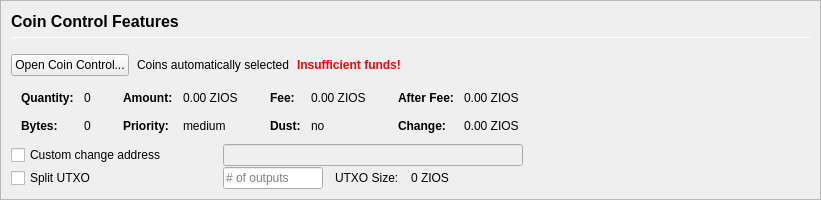
         <widget class="QFrame" name="frameCoinControl">
          <property name="sizePolicy">
           <sizepolicy hsizetype="Expanding" vsizetype="Expanding">
            <horstretch>0</horstretch>
            <verstretch>0</verstretch>
           </sizepolicy>
          </property>
          <property name="maximumSize">
           <size>
            <width>16777215</width>
            <height>16777215</height>
           </size>
          </property>
          <property name="frameShape">
           <enum>QFrame::StyledPanel</enum>
          </property>
          <property name="frameShadow">
           <enum>QFrame::Sunken</enum>
          </property>
          <layout class="QVBoxLayout" name="verticalLayoutCoinControl2">
           <property name="spacing">
            <number>0</number>
           </property>
           <property name="leftMargin">
            <number>0</number>
           </property>
           <property name="topMargin">
            <number>0</number>
           </property>
           <property name="rightMargin">
            <number>0</number>
           </property>
           <property name="bottomMargin">
            <number>0</number>
           </property>
           <item>
            <widget class="QFrame" name="frameCoinControl_BG">
             <layout class="QVBoxLayout" name="verticalLayoutCoinControl" stretch="0,0,0,0,0,0">
              <property name="spacing">
               <number>1</number>
              </property>
              <property name="leftMargin">
               <number>10</number>
              </property>
              <property name="topMargin">
               <number>10</number>
              </property>
              <item>
               <layout class="QHBoxLayout" name="horizontalLayoutCoinControl1">
                <property name="bottomMargin">
                 <number>15</number>
                </property>
                <item>
                 <layout class="QVBoxLayout" name="verticalLayout_3">
                  <property name="spacing">
                   <number>6</number>
                  </property>
                  <item>
                   <widget class="QLabel" name="labelCoinControlFeatures">
                    <property name="sizePolicy">
                     <sizepolicy hsizetype="Preferred" vsizetype="Maximum">
                      <horstretch>0</horstretch>
                      <verstretch>0</verstretch>
                     </sizepolicy>
                    </property>
                    <property name="minimumSize">
                     <size>
                      <width>0</width>
                      <height>20</height>
                     </size>
                    </property>
                    <property name="font">
                     <font>
                      <pointsize>12</pointsize>
                      <weight>75</weight>
                      <bold>true</bold>
                     </font>
                    </property>
                    <property name="styleSheet">
                     <string notr="true">font-weight:bold;</string>
                    </property>
                    <property name="text">
                     <string>Coin Control Features</string>
                    </property>
                   </widget>
                  </item>
                  <item>
                   <widget class="Line" name="line">
                    <property name="minimumSize">
                     <size>
                      <width>0</width>
                      <height>1</height>
                     </size>
                    </property>
                    <property name="maximumSize">
                     <size>
                      <width>16777215</width>
                      <height>1</height>
                     </size>
                    </property>
                    <property name="orientation">
                     <enum>Qt::Horizontal</enum>
                    </property>
                   </widget>
                  </item>
                 </layout>
                </item>
               </layout>
              </item>
              <item>
               <layout class="QHBoxLayout" name="horizontalLayoutCoinControl2" stretch="0,0,0,0">
                <property name="spacing">
                 <number>8</number>
                </property>
                <property name="bottomMargin">
                 <number>10</number>
                </property>
                <item>
                 <widget class="QPushButton" name="pushButtonCoinControl">
                  <property name="styleSheet">
                   <string notr="true"/>
                  </property>
                  <property name="text">
                   <string>Open Coin Control...</string>
                  </property>
                  <property name="autoDefault">
                   <bool>false</bool>
                  </property>
                 </widget>
                </item>
                <item>
                 <widget class="QLabel" name="labelCoinControlAutomaticallySelected">
                  <property name="text">
                   <string>Coins automatically selected</string>
                  </property>
                  <property name="margin">
                   <number>5</number>
                  </property>
                 </widget>
                </item>
                <item>
                 <widget class="QLabel" name="labelCoinControlInsuffFunds">
                  <property name="font">
                   <font>
                    <weight>75</weight>
                    <bold>true</bold>
                   </font>
                  </property>
                  <property name="styleSheet">
                   <string notr="true">color:red;font-weight:bold;</string>
                  </property>
                  <property name="text">
                   <string>Insufficient funds!</string>
                  </property>
                  <property name="margin">
                   <number>5</number>
                  </property>
                 </widget>
                </item>
                <item>
                 <spacer name="horizontalSpacerCoinControl">
                  <property name="orientation">
                   <enum>Qt::Horizontal</enum>
                  </property>
                  <property name="sizeHint" stdset="0">
                   <size>
                    <width>40</width>
                    <height>1</height>
                   </size>
                  </property>
                 </spacer>
                </item>
               </layout>
              </item>
              <item>
               <widget class="QWidget" name="widgetCoinControl" native="true">
                <property name="sizePolicy">
                 <sizepolicy hsizetype="Preferred" vsizetype="Preferred">
                  <horstretch>0</horstretch>
                  <verstretch>0</verstretch>
                 </sizepolicy>
                </property>
                <property name="minimumSize">
                 <size>
                  <width>0</width>
                  <height>0</height>
                 </size>
                </property>
                <property name="styleSheet">
                 <string notr="true"/>
                </property>
                <layout class="QHBoxLayout" name="horizontalLayoutCoinControl5">
                 <property name="leftMargin">
                  <number>0</number>
                 </property>
                 <property name="topMargin">
                  <number>0</number>
                 </property>
                 <property name="rightMargin">
                  <number>0</number>
                 </property>
                 <property name="bottomMargin">
                  <number>0</number>
                 </property>
                 <item>
                  <layout class="QHBoxLayout" name="horizontalLayoutCoinControl3" stretch="0,0,0,1">
                   <property name="spacing">
                    <number>20</number>
                   </property>
                   <property name="topMargin">
                    <number>0</number>
                   </property>
                   <property name="bottomMargin">
                    <number>10</number>
                   </property>
                   <item>
                    <layout class="QFormLayout" name="formLayoutCoinControl1">
                     <property name="horizontalSpacing">
                      <number>10</number>
                     </property>
                     <property name="verticalSpacing">
                      <number>14</number>
                     </property>
                     <property name="leftMargin">
                      <number>10</number>
                     </property>
                     <property name="topMargin">
                      <number>4</number>
                     </property>
                     <property name="rightMargin">
                      <number>6</number>
                     </property>
                     <item row="0" column="0">
                      <widget class="QLabel" name="labelCoinControlQuantityText">
                       <property name="font">
                        <font>
                         <weight>75</weight>
                         <bold>true</bold>
                        </font>
                       </property>
                       <property name="text">
                        <string>Quantity:</string>
                       </property>
                       <property name="margin">
                        <number>0</number>
                       </property>
                      </widget>
                     </item>
                     <item row="0" column="1">
                      <widget class="QLabel" name="labelCoinControlQuantity">
                       <property name="cursor">
                        <cursorShape>IBeamCursor</cursorShape>
                       </property>
                       <property name="contextMenuPolicy">
                        <enum>Qt::ActionsContextMenu</enum>
                       </property>
                       <property name="text">
                        <string notr="true">0</string>
                       </property>
                       <property name="margin">
                        <number>0</number>
                       </property>
                       <property name="textInteractionFlags">
                        <set>Qt::LinksAccessibleByMouse|Qt::TextSelectableByKeyboard|Qt::TextSelectableByMouse</set>
                       </property>
                      </widget>
                     </item>
                     <item row="1" column="0">
                      <widget class="QLabel" name="labelCoinControlBytesText">
                       <property name="font">
                        <font>
                         <weight>75</weight>
                         <bold>true</bold>
                        </font>
                       </property>
                       <property name="text">
                        <string>Bytes:</string>
                       </property>
                      </widget>
                     </item>
                     <item row="1" column="1">
                      <widget class="QLabel" name="labelCoinControlBytes">
                       <property name="cursor">
                        <cursorShape>IBeamCursor</cursorShape>
                       </property>
                       <property name="contextMenuPolicy">
                        <enum>Qt::ActionsContextMenu</enum>
                       </property>
                       <property name="text">
                        <string notr="true">0</string>
                       </property>
                       <property name="textInteractionFlags">
                        <set>Qt::LinksAccessibleByMouse|Qt::TextSelectableByKeyboard|Qt::TextSelectableByMouse</set>
                       </property>
                      </widget>
                     </item>
                    </layout>
                   </item>
                   <item>
                    <layout class="QFormLayout" name="formLayoutCoinControl2">
                     <property name="horizontalSpacing">
                      <number>10</number>
                     </property>
                     <property name="verticalSpacing">
                      <number>14</number>
                     </property>
                     <property name="leftMargin">
                      <number>6</number>
                     </property>
                     <property name="topMargin">
                      <number>4</number>
                     </property>
                     <property name="rightMargin">
                      <number>6</number>
                     </property>
                     <item row="0" column="0">
                      <widget class="QLabel" name="labelCoinControlAmountText">
                       <property name="font">
                        <font>
                         <weight>75</weight>
                         <bold>true</bold>
                        </font>
                       </property>
                       <property name="text">
                        <string>Amount:</string>
                       </property>
                       <property name="margin">
                        <number>0</number>
                       </property>
                      </widget>
                     </item>
                     <item row="0" column="1">
                      <widget class="QLabel" name="labelCoinControlAmount">
                       <property name="cursor">
                        <cursorShape>IBeamCursor</cursorShape>
                       </property>
                       <property name="contextMenuPolicy">
                        <enum>Qt::ActionsContextMenu</enum>
                       </property>
                       <property name="text">
                        <string notr="true">0.00 ZIOS</string>
                       </property>
                       <property name="textInteractionFlags">
                        <set>Qt::LinksAccessibleByMouse|Qt::TextSelectableByKeyboard|Qt::TextSelectableByMouse</set>
                       </property>
                      </widget>
                     </item>
                     <item row="1" column="0">
                      <widget class="QLabel" name="labelCoinControlPriorityText">
                       <property name="font">
                        <font>
                         <weight>75</weight>
                         <bold>true</bold>
                        </font>
                       </property>
                       <property name="text">
                        <string>Priority:</string>
                       </property>
                      </widget>
                     </item>
                     <item row="1" column="1">
                      <widget class="QLabel" name="labelCoinControlPriority">
                       <property name="cursor">
                        <cursorShape>IBeamCursor</cursorShape>
                       </property>
                       <property name="contextMenuPolicy">
                        <enum>Qt::ActionsContextMenu</enum>
                       </property>
                       <property name="text">
                        <string>medium</string>
                       </property>
                       <property name="textInteractionFlags">
                        <set>Qt::LinksAccessibleByMouse|Qt::TextSelectableByKeyboard|Qt::TextSelectableByMouse</set>
                       </property>
                      </widget>
                     </item>
                    </layout>
                   </item>
                   <item>
                    <layout class="QFormLayout" name="formLayoutCoinControl3">
                     <property name="horizontalSpacing">
                      <number>10</number>
                     </property>
                     <property name="verticalSpacing">
                      <number>14</number>
                     </property>
                     <property name="leftMargin">
                      <number>6</number>
                     </property>
                     <property name="topMargin">
                      <number>4</number>
                     </property>
                     <property name="rightMargin">
                      <number>6</number>
                     </property>
                     <item row="0" column="0">
                      <widget class="QLabel" name="labelCoinControlFeeText">
                       <property name="font">
                        <font>
                         <weight>75</weight>
                         <bold>true</bold>
                        </font>
                       </property>
                       <property name="text">
                        <string>Fee:</string>
                       </property>
                       <property name="margin">
                        <number>0</number>
                       </property>
                      </widget>
                     </item>
                     <item row="0" column="1">
                      <widget class="QLabel" name="labelCoinControlFee">
                       <property name="cursor">
                        <cursorShape>IBeamCursor</cursorShape>
                       </property>
                       <property name="contextMenuPolicy">
                        <enum>Qt::ActionsContextMenu</enum>
                       </property>
                       <property name="text">
                        <string notr="true">0.00 ZIOS</string>
                       </property>
                       <property name="textInteractionFlags">
                        <set>Qt::LinksAccessibleByMouse|Qt::TextSelectableByKeyboard|Qt::TextSelectableByMouse</set>
                       </property>
                      </widget>
                     </item>
                     <item row="1" column="0">
                      <widget class="QLabel" name="labelCoinControlLowOutputText">
                       <property name="font">
                        <font>
                         <weight>75</weight>
                         <bold>true</bold>
                        </font>
                       </property>
                       <property name="text">
                        <string>Dust:</string>
                       </property>
                      </widget>
                     </item>
                     <item row="1" column="1">
                      <widget class="QLabel" name="labelCoinControlLowOutput">
                       <property name="cursor">
                        <cursorShape>IBeamCursor</cursorShape>
                       </property>
                       <property name="contextMenuPolicy">
                        <enum>Qt::ActionsContextMenu</enum>
                       </property>
                       <property name="text">
                        <string>no</string>
                       </property>
                       <property name="textInteractionFlags">
                        <set>Qt::LinksAccessibleByMouse|Qt::TextSelectableByKeyboard|Qt::TextSelectableByMouse</set>
                       </property>
                      </widget>
                     </item>
                    </layout>
                   </item>
                   <item>
                    <layout class="QFormLayout" name="formLayoutCoinControl4">
                     <property name="horizontalSpacing">
                      <number>10</number>
                     </property>
                     <property name="verticalSpacing">
                      <number>14</number>
                     </property>
                     <property name="leftMargin">
                      <number>6</number>
                     </property>
                     <property name="topMargin">
                      <number>4</number>
                     </property>
                     <property name="rightMargin">
                      <number>6</number>
                     </property>
                     <item row="0" column="0">
                      <widget class="QLabel" name="labelCoinControlAfterFeeText">
                       <property name="font">
                        <font>
                         <weight>75</weight>
                         <bold>true</bold>
                        </font>
                       </property>
                       <property name="text">
                        <string>After Fee:</string>
                       </property>
                       <property name="margin">
                        <number>0</number>
                       </property>
                      </widget>
                     </item>
                     <item row="0" column="1">
                      <widget class="QLabel" name="labelCoinControlAfterFee">
                       <property name="cursor">
                        <cursorShape>IBeamCursor</cursorShape>
                       </property>
                       <property name="contextMenuPolicy">
                        <enum>Qt::ActionsContextMenu</enum>
                       </property>
                       <property name="text">
                        <string notr="true">0.00 ZIOS</string>
                       </property>
                       <property name="textInteractionFlags">
                        <set>Qt::LinksAccessibleByMouse|Qt::TextSelectableByKeyboard|Qt::TextSelectableByMouse</set>
                       </property>
                      </widget>
                     </item>
                     <item row="1" column="0">
                      <widget class="QLabel" name="labelCoinControlChangeText">
                       <property name="font">
                        <font>
                         <weight>75</weight>
                         <bold>true</bold>
                        </font>
                       </property>
                       <property name="text">
                        <string>Change:</string>
                       </property>
                      </widget>
                     </item>
                     <item row="1" column="1">
                      <widget class="QLabel" name="labelCoinControlChange">
                       <property name="cursor">
                        <cursorShape>IBeamCursor</cursorShape>
                       </property>
                       <property name="contextMenuPolicy">
                        <enum>Qt::ActionsContextMenu</enum>
                       </property>
                       <property name="text">
                        <string notr="true">0.00 ZIOS</string>
                       </property>
                       <property name="textInteractionFlags">
                        <set>Qt::LinksAccessibleByMouse|Qt::TextSelectableByKeyboard|Qt::TextSelectableByMouse</set>
                       </property>
                      </widget>
                     </item>
                    </layout>
                   </item>
                  </layout>
                 </item>
                </layout>
               </widget>
              </item>
              <item>
               <layout class="QHBoxLayout" name="horizontalLayoutCoinControl4">
                <property name="spacing">
                 <number>12</number>
                </property>
                <property name="sizeConstraint">
                 <enum>QLayout::SetDefaultConstraint</enum>
                </property>
                <property name="topMargin">
                 <number>0</number>
                </property>
                <property name="rightMargin">
                 <number>0</number>
                </property>
                <item>
                 <widget class="QCheckBox" name="checkBoxCoinControlChange">
                  <property name="sizePolicy">
                   <sizepolicy hsizetype="Preferred" vsizetype="Preferred">
                    <horstretch>0</horstretch>
                    <verstretch>0</verstretch>
                   </sizepolicy>
                  </property>
                  <property name="minimumSize">
                   <size>
                    <width>200</width>
                    <height>0</height>
                   </size>
                  </property>
                  <property name="maximumSize">
                   <size>
                    <width>200</width>
                    <height>16777215</height>
                   </size>
                  </property>
                  <property name="toolTip">
                   <string>If this is activated, but the change address is empty or invalid, change will be sent to a newly generated address.</string>
                  </property>
                  <property name="text">
                   <string>Custom change address</string>
                  </property>
                 </widget>
                </item>
                <item>
                 <widget class="QValidatedLineEdit" name="lineEditCoinControlChange">
                  <property name="enabled">
                   <bool>false</bool>
                  </property>
                  <property name="sizePolicy">
                   <sizepolicy hsizetype="Preferred" vsizetype="Preferred">
                    <horstretch>0</horstretch>
                    <verstretch>0</verstretch>
                   </sizepolicy>
                  </property>
                  <property name="minimumSize">
                   <size>
                    <width>300</width>
                    <height>0</height>
                   </size>
                  </property>
                 </widget>
                </item>
                <item>
                 <widget class="QLabel" name="labelCoinControlChangeLabel">
                  <property name="sizePolicy">
                   <sizepolicy hsizetype="Preferred" vsizetype="Preferred">
                    <horstretch>0</horstretch>
                    <verstretch>0</verstretch>
                   </sizepolicy>
                  </property>
                  <property name="minimumSize">
                   <size>
                    <width>100</width>
                    <height>0</height>
                   </size>
                  </property>
                  <property name="text">
                   <string/>
                  </property>
                  <property name="margin">
                   <number>3</number>
                  </property>
                 </widget>
                </item>
               </layout>
              </item>
              <item>
               <layout class="QHBoxLayout" name="horizontalLayoutCoinControl6">
                <property name="spacing">
                 <number>12</number>
                </property>
                <property name="rightMargin">
                 <number>0</number>
                </property>
                <item>
                 <widget class="QCheckBox" name="splitBlockCheckBox">
                  <property name="sizePolicy">
                   <sizepolicy hsizetype="Preferred" vsizetype="Preferred">
                    <horstretch>0</horstretch>
                    <verstretch>0</verstretch>
                   </sizepolicy>
                  </property>
                  <property name="minimumSize">
                   <size>
                    <width>200</width>
                    <height>0</height>
                   </size>
                  </property>
                  <property name="maximumSize">
                   <size>
                    <width>200</width>
                    <height>16777215</height>
                   </size>
                  </property>
                  <property name="text">
                   <string>Split UTXO</string>
                  </property>
                 </widget>
                </item>
                <item>
                 <widget class="QLineEdit" name="splitBlockLineEdit">
                  <property name="sizePolicy">
                   <sizepolicy hsizetype="Preferred" vsizetype="Preferred">
                    <horstretch>50</horstretch>
                    <verstretch>0</verstretch>
                   </sizepolicy>
                  </property>
                  <property name="minimumSize">
                   <size>
                    <width>100</width>
                    <height>0</height>
                   </size>
                  </property>
                  <property name="maximumSize">
                   <size>
                    <width>100</width>
                    <height>16777215</height>
                   </size>
                  </property>
                  <property name="placeholderText">
                   <string># of outputs</string>
                  </property>
                 </widget>
                </item>
                <item>
                 <widget class="QLabel" name="labelBlockSizeText">
                  <property name="text">
                   <string>UTXO Size:</string>
                  </property>
                 </widget>
                </item>
                <item>
                 <widget class="QLabel" name="labelBlockSize">
                  <property name="text">
                   <string>0 ZIOS</string>
                  </property>
                 </widget>
                </item>
                <item>
                 <spacer name="horizontalSpacer_7">
                  <property name="orientation">
                   <enum>Qt::Horizontal</enum>
                  </property>
                  <property name="sizeHint" stdset="0">
                   <size>
                    <width>40</width>
                    <height>20</height>
                   </size>
                  </property>
                 </spacer>
                </item>
               </layout>
              </item>
              <item>
               <spacer name="verticalSpacerCoinControl">
                <property name="orientation">
                 <enum>Qt::Vertical</enum>
                </property>
                <property name="sizeHint" stdset="0">
                 <size>
                  <width>800</width>
                  <height>1</height>
                 </size>
                </property>
               </spacer>
              </item>
             </layout>
            </widget>
           </item>
          </layout>
         </widget>
